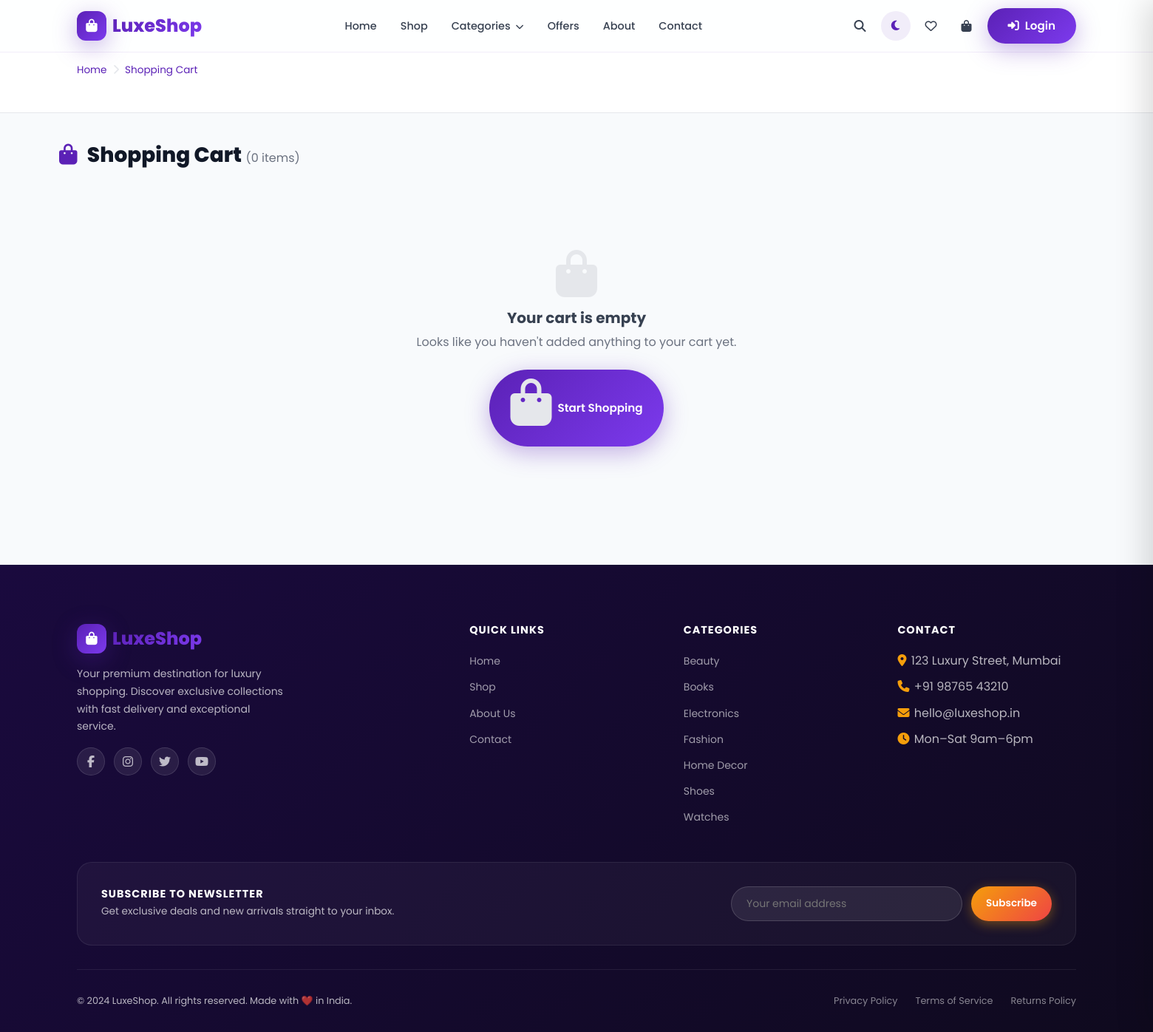
Page /cart/ on the committed database.
### store/models.py (models this page shows, shortened)
class Category(models.Model):
    name = models.CharField(max_length=100)
    slug = models.SlugField(unique=True, blank=True)
    icon = models.CharField(max_length=100, default='fas fa-tag')
    image = models.ImageField(upload_to='categories/', blank=True, null=True)
    description = models.TextField(blank=True)
    created_at = models.DateTimeField(auto_now_add=True)
    class Meta:
        verbose_name_plural = 'Categories'
        ordering = ['name']

### store/views.py (the view)
# urls.py: path('cart/', views.cart_view, name='cart'),
def cart_view(request):
    cart = get_or_create_cart(request)
    items = cart.items.select_related('product').all()
    context = {
        'cart': cart,
        'items': items,
    }
    return render(request, 'store/cart.html', context)

### store/context_processors.py (called while the page is built)
def cart_context(request):
    cart_count = 0
    try:
        if request.user.is_authenticated:
            cart = Cart.objects.filter(user=request.user).first()
        else:
            session_key = request.session.session_key
            if not session_key:
                request.session.create()
                session_key = request.session.session_key
            cart = Cart.objects.filter(session_key=session_key).first()
        if cart:
            cart_count = cart.total_items
    except Exception:
        pass
    return {'cart_count': cart_count}

def wishlist_context(request):
    wishlist_count = 0
    try:
        if request.user.is_authenticated:
            wishlist = Wishlist.objects.filter(user=request.user).first()
            if wishlist:
                wishlist_count = wishlist.products.count()
    except Exception:
        pass
    return {'wishlist_count': wishlist_count}

def categories_context(request):
    try:
        categories = Category.objects.all()
    except Exception:
        categories = []
    return {'all_categories': categories}

### store/models.py (called while the page is built)
    @property
    def total_items(self):
        return sum(item.quantity for item in self.items.all())

### templates/store/cart.html (shortened to what this page needs)
{% extends 'base.html' %}
{% load static %}
{% block content %}
<div style="padding-top:70px">
  <div style="background:var(--card-bg);border-bottom:1px solid var(--border);padding:0.875rem 0">
    <div class="container">
      <div class="breadcrumb">
        <a href="{% url 'home' %}">Home</a>
        <span class="breadcrumb-sep"><i class="fas fa-chevron-right"></i></span>
        <span style="color:var(--primary)">Shopping Cart</span>
      </div>
    </div>
  </div>
  <div class="container section-padding" style="padding-top:2.5rem">
    <h1 style="font-size:1.75rem;font-weight:800;margin-bottom:2rem">
      <i class="fas fa-bag-shopping" style="color:var(--primary);margin-right:0.5rem"></i>
      Shopping Cart
      <span style="font-size:1rem;font-weight:400;color:var(--text-light)">({{ items.count }} item{{ items.count|pluralize }})</span>
    </h1>
    {% if items %}
    <div style="display:grid;grid-template-columns:1fr 380px;gap:2rem;align-items:start" class="checkout-layout">
      <div>
        {% for item in items %}
        <div style="background:var(--card-bg);border:1px solid var(--border);border-radius:var(--radius);padding:1.5rem;margin-bottom:1rem;display:flex;gap:1.5rem;align-items:center">
          <a href="{% url 'product_detail' item.product.slug %}">
            <img src="{{ item.product.image }}" alt="{{ item.product.name }}"
                 style="width:100px;height:100px;border-radius:var(--radius-sm);object-fit:cover;flex-shrink:0;background:#f0ebff"
                 onerror="this.src='https://images.unsplash.com/photo-1560393464-5c69a73c5770?w=200&q=60'">
          </a>
          <div style="flex:1">
            <a href="{% url 'product_detail' item.product.slug %}">
              <h3 style="font-size:1rem;font-weight:700;margin-bottom:0.3rem;color:var(--text-dark)">{{ item.product.name }}</h3>
            </a>
            <p style="font-size:0.8rem;color:var(--primary);margin-bottom:0.5rem">{{ item.product.category.name }}</p>
            <div style="font-size:1rem;font-weight:700;background:var(--gradient);-webkit-background-clip:text;-webkit-text-fill-color:transparent;background-clip:text">
              ₹{{ item.product.final_price|floatformat:0 }} each
            </div>
          </div>
          <div style="display:flex;align-items:center;gap:1.5rem">
            <div class="qty-controls">
              <form method="post" action="{% url 'update_cart' item.id %}" style="display:inline">
                {% csrf_token %}
                <input type="hidden" name="action" value="decrease">
                <button type="submit" class="qty-btn">−</button>
              </form>
              <span class="qty-value">{{ item.quantity }}</span>
              <form method="post" action="{% url 'update_cart' item.id %}" style="display:inline">
                {% csrf_token %}
                <input type="hidden" name="action" value="increase">
                <button type="submit" class="qty-btn">+</button>
              </form>
            </div>
            <div style="text-align:right">
              <div style="font-size:1.1rem;font-weight:800;color:var(--text-dark)">₹{{ item.total_price|floatformat:0 }}</div>
              <form method="post" action="{% url 'remove_from_cart' item.id %}">
                {% csrf_token %}
                <button type="submit" class="cart-remove" style="font-size:0.75rem;margin-top:0.3rem;display:flex;align-items:center;gap:0.3rem">
                  <i class="fas fa-trash-can"></i> Remove
                </button>
              </form>
            </div>
          </div>
        </div>
        {% endfor %}
        <a href="{% url 'shop' %}" class="btn btn-ghost" style="margin-top:0.5rem">
          <i class="fas fa-arrow-left"></i> Continue Shopping
        </a>
      </div>
      <div style="background:var(--card-bg);border:1px solid var(--border);border-radius:var(--radius);padding:1.75rem;position:sticky;top:90px">
        <h2 style="font-size:1.1rem;font-weight:700;margin-bottom:1.5rem">Order Summary</h2>
        <div style="margin-bottom:1.5rem">
          <div style="font-size:0.85rem;font-weight:600;color:var(--text-medium);margin-bottom:0.6rem">Have a coupon?</div>
          <div style="display:flex;gap:0.5rem">
            <input type="text" id="couponInput" placeholder="Enter code (e.g. WELCOME10)"
                   style="flex:1;padding:0.6rem 1rem;border:2px solid var(--border);border-radius:var(--radius-full);font-size:0.85rem;background:var(--card-bg);color:var(--text-dark);outline:none;font-family:inherit"
                   onfocus="this.style.borderColor='var(--primary)'" onblur="this.style.borderColor='var(--border)'">
            <button onclick="applyCoupon()" class="btn btn-outline btn-sm">Apply</button>
          </div>
          <p style="font-size:0.75rem;color:var(--text-light);margin-top:0.4rem">Try: WELCOME10, LUXE20, FLASH30</p>
        </div>
        <div class="cart-summary-row">
          <span>Subtotal</span>
          <span>₹{{ cart.subtotal|floatformat:0 }}</span>
        </div>
        <div class="cart-summary-row">
          <span>Shipping</span>
          <span style="color:var(--success)">{% if cart.subtotal >= 500 %}Free{% else %}₹49{% endif %}</span>
        </div>
        <div class="cart-summary-row">
          <span>Tax (5%)</span>
          <span>₹{{ cart.subtotal|floatformat:0 }}</span>
        </div>
        <div class="cart-total-row">
          <span>Total</span>
          <span>₹{{ cart.subtotal|floatformat:0 }}</span>
        </div>
        {% if user.is_authenticated %}
        <a href="{% url 'checkout' %}" class="btn btn-primary btn-lg" style="width:100%;justify-content:center;margin-top:0.5rem">
          <i class="fas fa-lock"></i> Proceed to Checkout
        </a>
        {% else %}
        <a href="{% url 'login' %}?next={% url 'checkout' %}" class="btn btn-primary btn-lg" style="width:100%;justify-content:center;margin-top:0.5rem">
          <i class="fas fa-right-to-bracket"></i> Login to Checkout
        </a>
        {% endif %}
        <div style="margin-top:1.25rem;padding-top:1.25rem;border-top:1px solid var(--border);display:flex;justify-content:center;gap:1rem;flex-wrap:wrap">
          <span style="font-size:0.75rem;color:var(--text-light);display:flex;align-items:center;gap:0.3rem"><i class="fas fa-shield-halved" style="color:var(--success)"></i> Secure Checkout</span>
          <span style="font-size:0.75rem;color:var(--text-light);display:flex;align-items:center;gap:0.3rem"><i class="fas fa-rotate-left" style="color:var(--primary)"></i> Easy Returns</span>
          <span style="font-size:0.75rem;color:var(--text-light);display:flex;align-items:center;gap:0.3rem"><i class="fas fa-truck-fast" style="color:var(--accent)"></i> Fast Delivery</span>
        </div>
      </div>
    </div>
    {% else %}
    <div class="empty-state">
      <i class="fas fa-bag-shopping"></i>
      <h3>Your cart is empty</h3>
      <p>Looks like you haven't added anything to your cart yet.</p>
      <a href="{% url 'shop' %}" class="btn btn-primary" style="margin-top:1.5rem">
        <i class="fas fa-bag-shopping"></i> Start Shopping
      </a>
    </div>
    {% endif %}
  </div>
</div>
{% endblock %}

### templates/base.html (shortened to what this page needs)
{% load static %}
<!DOCTYPE html>
<html lang="en" data-theme="light">
<head>
  <link rel="stylesheet" href="https://cdnjs.cloudflare.com/ajax/libs/font-awesome/6.5.0/css/all.min.css">
  <link rel="stylesheet" href="{% static 'css/main.css' %}">
  <link rel="stylesheet" href="{% static 'css/animations.css' %}">
  <link rel="stylesheet" href="{% static 'css/responsive.css' %}">
</head>
<body class="page-animate">
<nav class="navbar" id="navbar">
  <div class="container">
    <div class="navbar-inner">
      <a href="{% url 'home' %}" class="navbar-logo">
        <div class="logo-icon"><i class="fas fa-bag-shopping"></i></div>
        <span class="logo-text">LuxeShop</span>
      </a>
      <ul class="navbar-nav">
        <li><a href="{% url 'home' %}" class="nav-link">Home</a></li>
        <li><a href="{% url 'shop' %}" class="nav-link">Shop</a></li>
        <li class="dropdown">
          <a href="{% url 'shop' %}" class="nav-link">Categories <i class="fas fa-chevron-down" style="font-size:0.7rem;margin-left:0.2rem"></i></a>
        </li>
        <li><a href="{% url 'shop' %}?sort=offers" class="nav-link">Offers</a></li>
        <li><a href="{% url 'about' %}" class="nav-link">About</a></li>
        <li><a href="{% url 'contact' %}" class="nav-link">Contact</a></li>
      </ul>
      <div class="navbar-actions">
        <button class="nav-icon-btn" id="searchBtn" title="Search" aria-label="Search">
          <i class="fas fa-search"></i>
        </button>
        <button class="nav-icon-btn theme-toggle" id="themeToggle" title="Toggle Dark Mode" aria-label="Toggle dark mode">
          <i class="fas fa-moon"></i>
        </button>
        <a href="{% url 'wishlist' %}" class="nav-icon-btn" title="Wishlist" aria-label="Wishlist">
          <i class="far fa-heart"></i>
        </a>
        <button class="nav-icon-btn" data-open-cart id="cartToggleBtn" title="Shopping Cart" aria-label="Shopping Cart">
          <i class="fas fa-bag-shopping"></i>
        </button>
        {% if user.is_authenticated %}
        <div class="dropdown" style="position:relative">
          <a href="{% url 'profile' %}" class="btn btn-login">
            <i class="fas fa-user"></i>
            <span>{{ user.first_name|default:user.username }}</span>
          </a>
        </div>
        {% else %}
        <a href="{% url 'login' %}" class="btn btn-login">
          <i class="fas fa-right-to-bracket"></i>
          <span>Login</span>
        </a>
        {% endif %}
      </div>
    </div>
  </div>
</nav>
<main>
  {% block content %}{% endblock %}
</main>
<footer class="footer">
  <div class="container">
    <div class="footer-grid">
      <div class="footer-brand">
        <a href="{% url 'home' %}" class="navbar-logo">
          <div class="logo-icon"><i class="fas fa-bag-shopping"></i></div>
          <span class="logo-text">LuxeShop</span>
        </a>
        <p>Your premium destination for luxury shopping. Discover exclusive collections with fast delivery and exceptional service.</p>
        <div class="social-links">
          <a href="#" class="social-link" aria-label="Facebook"><i class="fab fa-facebook-f"></i></a>
          <a href="#" class="social-link" aria-label="Instagram"><i class="fab fa-instagram"></i></a>
          <a href="#" class="social-link" aria-label="Twitter"><i class="fab fa-twitter"></i></a>
          <a href="#" class="social-link" aria-label="YouTube"><i class="fab fa-youtube"></i></a>
        </div>
      </div>
      <div>
        <h4>Quick Links</h4>
        <ul class="footer-links">
          <li><a href="{% url 'home' %}">Home</a></li>
          <li><a href="{% url 'shop' %}">Shop</a></li>
          <li><a href="{% url 'about' %}">About Us</a></li>
          <li><a href="{% url 'contact' %}">Contact</a></li>
        </ul>
      </div>
      <div>
        <h4>Categories</h4>
        <ul class="footer-links">
          {% for cat in all_categories %}
          <li><a href="{% url 'shop' %}?category={{ cat.slug }}">{{ cat.name }}</a></li>
          {% endfor %}
        </ul>
      </div>
      <div>
        <h4>Contact</h4>
        <ul class="footer-links">
          <li><i class="fas fa-map-marker-alt" style="color:var(--accent);margin-right:0.4rem"></i>123 Luxury Street, Mumbai</li>
          <li><i class="fas fa-phone" style="color:var(--accent);margin-right:0.4rem"></i>+91 98765 43210</li>
          <li><i class="fas fa-envelope" style="color:var(--accent);margin-right:0.4rem"></i>hello@luxeshop.in</li>
          <li><i class="fas fa-clock" style="color:var(--accent);margin-right:0.4rem"></i>Mon–Sat 9am–6pm</li>
        </ul>
      </div>
    </div>
    <div style="background:rgba(255,255,255,0.04);border:1px solid rgba(255,255,255,0.08);border-radius:var(--radius);padding:2rem;margin-bottom:2rem;display:flex;align-items:center;justify-content:space-between;flex-wrap:wrap;gap:1.5rem">
      <div>
        <h4 style="color:white;margin-bottom:0.25rem">Subscribe to Newsletter</h4>
        <p style="font-size:0.85rem">Get exclusive deals and new arrivals straight to your inbox.</p>
      </div>
      <form onsubmit="subscribeNewsletter(event)" style="display:flex;gap:0.75rem">
        <input type="email" placeholder="Your email address" style="padding:0.75rem 1.25rem;border-radius:var(--radius-full);border:1px solid rgba(255,255,255,0.15);background:rgba(255,255,255,0.08);color:white;font-family:inherit;font-size:0.875rem;min-width:250px;outline:none" required>
        <button type="submit" class="btn btn-accent btn-sm">Subscribe</button>
      </form>
    </div>
    <div class="footer-bottom">
      <p>© 2024 LuxeShop. All rights reserved. Made with ❤️ in India.</p>
      <div style="display:flex;gap:1.5rem">
        <a href="#" style="color:rgba(255,255,255,0.5);font-size:0.8rem;transition:color 0.2s" onmouseover="this.style.color='#F59E0B'" onmouseout="this.style.color='rgba(255,255,255,0.5)'">Privacy Policy</a>
        <a href="#" style="color:rgba(255,255,255,0.5);font-size:0.8rem;transition:color 0.2s" onmouseover="this.style.color='#F59E0B'" onmouseout="this.style.color='rgba(255,255,255,0.5)'">Terms of Service</a>
        <a href="#" style="color:rgba(255,255,255,0.5);font-size:0.8rem;transition:color 0.2s" onmouseover="this.style.color='#F59E0B'" onmouseout="this.style.color='rgba(255,255,255,0.5)'">Returns Policy</a>
      </div>
    </div>
  </div>
</footer>
</body>
</html>

### static/css/animations.css (style rules this page uses)
.page-animate { animation: pageLoad 0.5s ease both; }

### static/css/responsive.css (style rules this page uses)
@media (min-width: 1400px) { .container { max-width: 1400px; } }

### rows in the picture
Category: name "Beauty"
Category: name "Books"
Category: name "Electronics"
Category: name "Fashion"
Category: name "Home Decor"
Category: name "Shoes"
Category: name "Watches"

### other values in the picture
{{ items.count }} "0"
